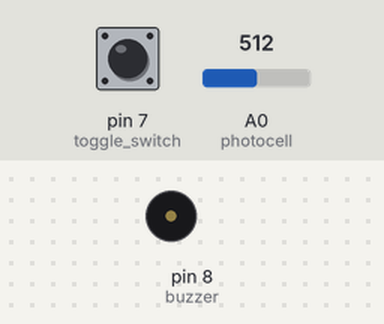
Bench run of a sketch on a simulated Arduino Uno, built with avr-gcc and run on an emulated ATmega328P. Parts: buzzer (waves = sounding). The test bench sets the inputs (shaded band); at power-on: pin 7 (toggle_switch) LOW, A0 (photocell) = 512.

Above: at 1.2 s.
1.3 s: pin 7 (toggle_switch) pulled HIGH for 0.15 s
At 1.4 s:
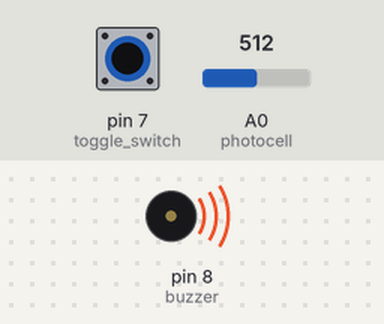
3.0 s: pin 7 (toggle_switch) pulled HIGH for 3.2 s
At 6.6 s:
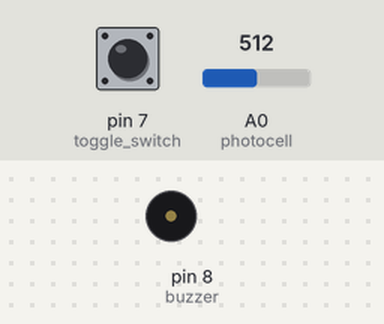
Timing chart, 0 to 8.1 s (numbered marks = the images above; inputs shaded):
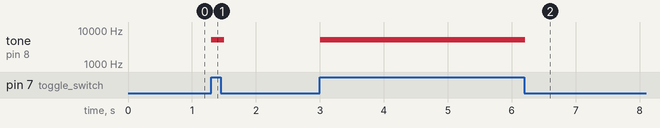

The sketch:

PiB_Light_Theremin.ino
```cpp
// Pin assignments //
const int buzzer = 8;
const int toggle_switch = 7;
const int photocell = A0;

// Initialize values //
int freq;
int min_freq = 100;
int max_freq = 10000;
int min_light = 0;
int max_light = 1000;
int light_val = 0;
int switch_state = 0;

void setup() {
  // Pin mode assignment //
  pinMode(buzzer, OUTPUT);
  pinMode(toggle_switch, INPUT);
  Serial.begin(9600);
}

void loop() {
  // Get switch state //
  switch_state = digitalRead(toggle_switch);

  // Get photoresistor value //
  light_val = analogRead(photocell);

  // Calculate output frequency //
  freq = map(light_val, min_light, max_light, min_freq, max_freq);

  if(switch_state == HIGH){
    // Update buzzer pitch //
    tone(buzzer, freq);
  }

  // If switch is off, turn off buzzer //
  else{
    noTone(buzzer);
  }

//  Serial.print("Photocell: ");
//  Serial.print(light_val);
//  Serial.print(", Frequency: ");
//  Serial.print(freq);
//  Serial.print("\n");
//
  delay(100);
}
```

Measured:
- after the input at 1.3 s, tone on pin 8 (buzzer): silent → 5168 Hz at once, → silent 0.20 s later
- after the input at 3.0 s, tone on pin 8 (buzzer): silent → 5168 Hz at once, → silent 3.2 s later
